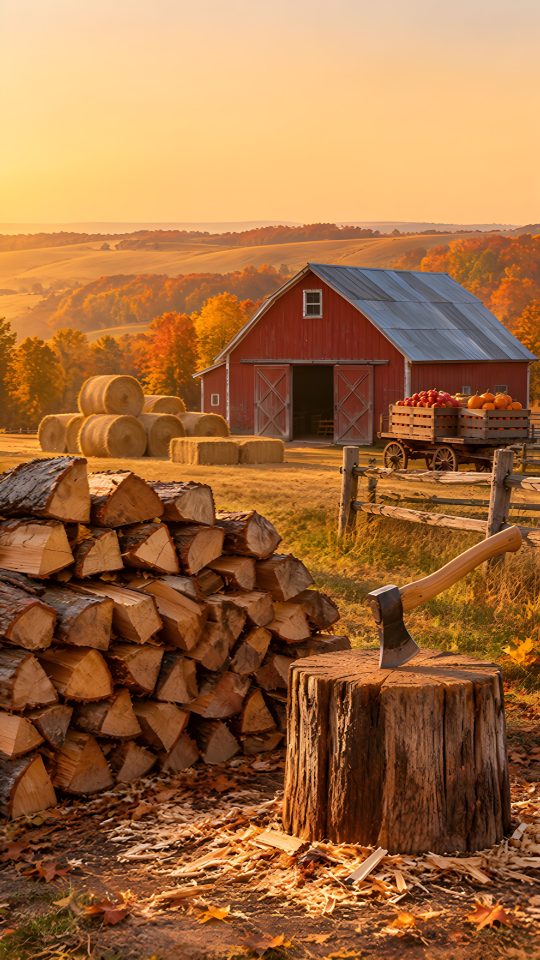
#> input picture art/farm.jpg, 1620 x 2880 px (shown at 1/3 size)
$ python flythrough.py ../art/farm.jpg ../art/farm.jpg ../art/farm.jpg ../art/farm.jpg 3
#> lines starting #> are read from the running program, lines starting #| are printed output that depends on the picture; after the words box and inside, x2 and y2 are one past the last pixel; in counts of white or black regions, pixels touching at a corner belong together
"""The hero fly-through for amazedsaints.com: a camera glides across the
golden-hour farm painting, through the open barn doors and into the barn.

The farm painting is split into three depth layers (sky and hills; the
barn with its hay bales and cart; the log pile, fence and near ground).
Each frame scales every layer by its own depth as the camera moves forward
(nearer layers grow faster) and pans toward the barn doors. A second
painting, the barn's inside, shows through the doorway: first as a warm
glow, then clearly, and at the end it fills the frame.

    python3 tools/flythrough.py FARM.jpg INSIDE_WIDE.jpg INSIDE_TALL.jpg OUT_DIR [frames]

Writes OUT_DIR/wide/NNN.webp (1600x900) and OUT_DIR/tall/NNN.webp
(720x1280). The site scrubs through them as the visitor scrolls.
"""
import math
import os
import sys
import numpy as np
from PIL import Image, ImageDraw, ImageFilter

SRC, INT_WIDE, INT_TALL, OUT = sys.argv[1:5]
N = int(sys.argv[5]) if len(sys.argv) > 5 else 96

paint = Image.open(SRC).convert("RGB")
#> paint is the input picture: PIL image 1620x2880 RGB; mean R, G, B 161, 109, 64.3
W, H = paint.size                      # 1620 x 2880
#> W = 1620; H = 2880
img = np.asarray(paint).astype(np.float32) / 255.0

DOOR = (878, 1102, 1002, 1318)         # the dark doorway (x0, y0, x1, y1)
FOCUS = np.array([940.0, 1215.0])      # where the camera heads


def poly_mask(points, blur=3):
#> called with blur = 4
    m = Image.new("L", (W, H), 0)
#> m: PIL image 1620x2880 L; every value is 0
    ImageDraw.Draw(m).polygon(points, fill=255)
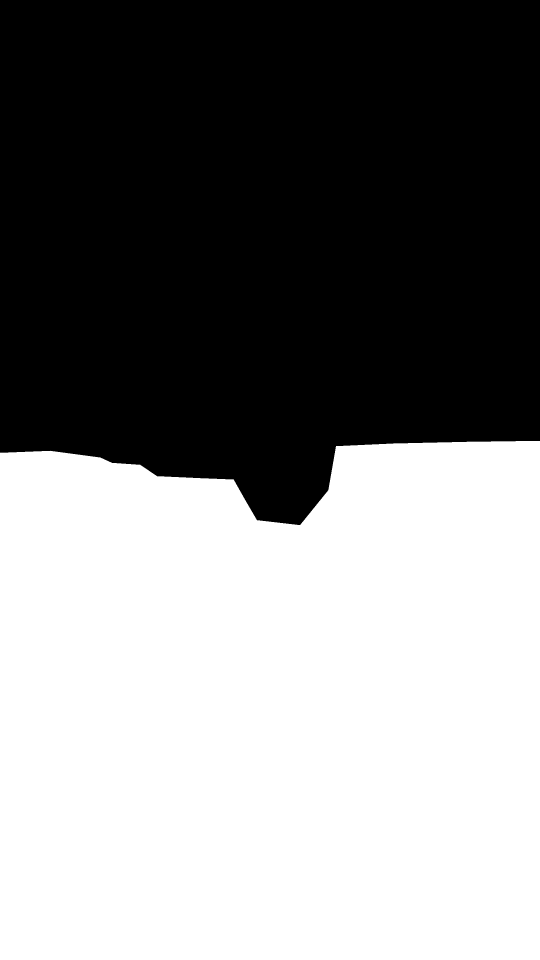
#> m: PIL image 1620x2880 L (shown at 1/3 size); 51.6% white; 1 black region, box (x1, y1, x2, y2) and area: (0, 0, 1620, 1575) 2257976
    if blur:
        m = m.filter(ImageFilter.GaussianBlur(blur))
    return np.asarray(m).astype(np.float32) / 255.0


# near layer: the log pile, the fence and all the ground below them
near = poly_mask([(0, 1358), (150, 1352), (300, 1372), (335, 1388), (420, 1394), (470, 1428), (600, 1434), (700, 1438), (735, 1500), (770, 1560),
                  (900, 1575), (985, 1470), (1008, 1338), (1180, 1330), (1400, 1325), (1620, 1322),
                  (1620, H), (0, H)], blur=4)
# middle layer: the barn, the hay bales, the cart and the yard in front
mid = poly_mask([(0, 1318), (95, 1300), (105, 1240), (160, 1185), (235, 1122), (330, 1118), (420, 1130),
                 (470, 1170), (560, 1150), (578, 1092), (640, 1080), (700, 1015), (925, 785), (1345, 788),
                 (1612, 1072), (1620, 1080), (1620, H), (0, H)], blur=3)   # (with all the ground in front)
#> in poly_mask (call 2), `ImageDraw.Draw(m).polygon(points, fill=255)`: m: PIL image 1620x2880 L; 65.7% white; 1 black region, box (x1, y1, x2, y2) and area: (0, 0, 1620, 1318) 1600309
mid = np.maximum(mid, near)            # (its lower part is hidden behind the near layer)
door = poly_mask([DOOR[:2], (DOOR[2], DOOR[1]), DOOR[2:], (DOOR[0], DOOR[3])], blur=2)
#> in poly_mask (call 3), `ImageDraw.Draw(m).polygon(points, fill=255)`: m: PIL image 1620x2880 L; 0.58% white; 1 white region, box (x1, y1, x2, y2) and area: (878, 1102, 1003, 1319) 27125


def inpaint(rgb, hole):
    """Fill the hole with colour pulled in from around it (pull-push)."""
    known = 1.0 - hole
    levels = []
    c, w = rgb * known[..., None], known.copy()
    while min(w.shape) > 4:
        levels.append((c, w))
        h2, w2 = (w.shape[0] // 2) * 2, (w.shape[1] // 2) * 2
        c = c[:h2, :w2].reshape(h2 // 2, 2, w2 // 2, 2, 3).sum((1, 3))
        w = w[:h2, :w2].reshape(h2 // 2, 2, w2 // 2, 2).sum((1, 3))
#> after the loop, levels = 9 items; w = [[262144, 262144, 262144], [262144, 210448.1, 159950.9], [79736.8, 13258.3, 0], [0, 0, 0], [0, 0, 0]]
    fill = c / np.maximum(w, 1e-6)[..., None]
    for c, w in reversed(levels):
        up = np.asarray(Image.fromarray((np.clip(fill, 0, 1) * 255).astype(np.uint8)).resize(
            (w.shape[1], w.shape[0]), Image.BILINEAR)).astype(np.float32) / 255.0
        own = c / np.maximum(w, 1e-6)[..., None]
        a = np.clip(w, 0, 1)[..., None]
        fill = own * a + up * (1 - a)
#> this loop made 9 passes
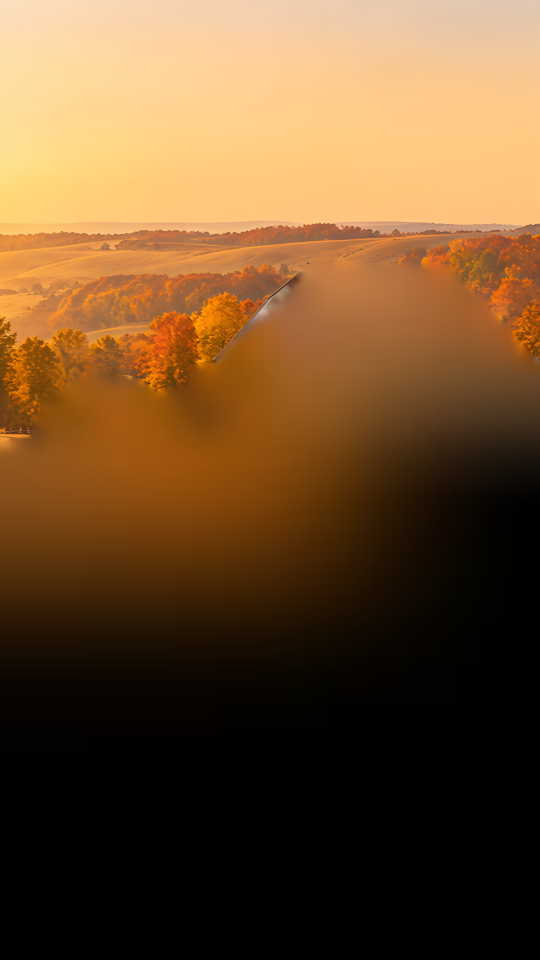
#> fill: shape (2880, 1620, 3) float32 (shown at 1/3 size); mean of channels 0, 1, 2 0.437, 0.31, 0.179; drawn as R, G, B
    return rgb * known[..., None] + fill * hole[..., None]
#> returned value: shape (2880, 1620, 3) float32


back_rgb = inpaint(img, np.clip(mid * 1.15, 0, 1))
# Behind the log pile and the fence the yard carries on: the smooth fill is
# mixed with real ground, a strip of the sunlit yard in front of the barn
# tiled (mirrored) over the hidden part, so it does not read as a smudge
# once the near layer has passed the camera.
hole = np.clip(near * 1.15 - 0.05, 0, 1)
smooth = inpaint(img, hole)
#> after the loop in inpaint (call 2), `while min(w.shape) > 4:`: w = [[262144, 262144, 262144], [262144, 262144, 262144], [180386.2, 232190.5, 155977.6], [0, 4864.7, 0], [0, 0, 0]]
#> the loop in inpaint (call 2), `for c, w in reversed(levels):` made 9 passes
#> after the loop in inpaint (call 2), `for c, w in reversed(levels):`:
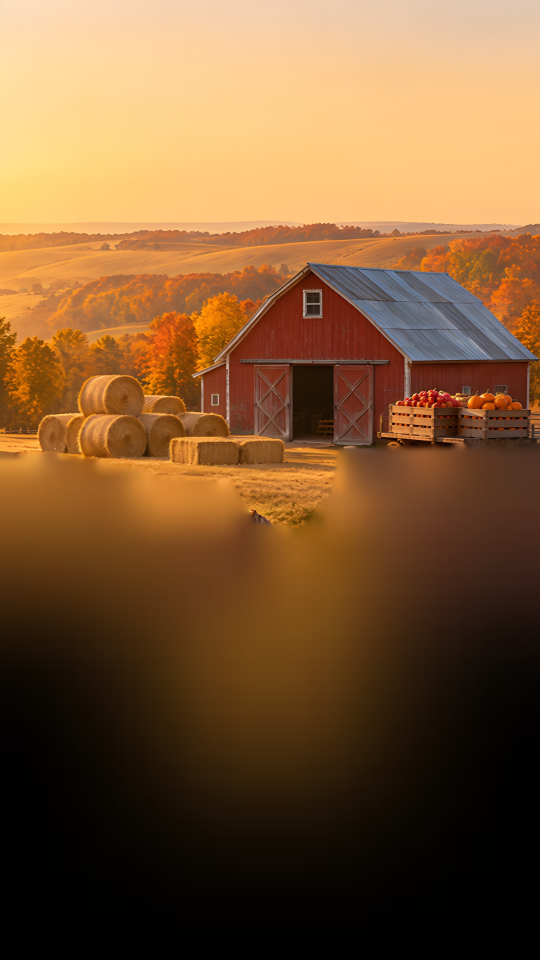
#> fill: shape (2880, 1620, 3) float32 (shown at 1/3 size); mean of channels 0, 1, 2 0.49, 0.347, 0.209; drawn as R, G, B
patch = img[1402:1466, 670:990]
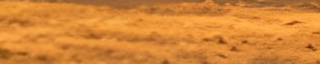
#> patch: shape (64, 320, 3) float32; mean R, G, B 0.834, 0.525, 0.214
tile = np.concatenate([patch, patch[::-1]], 0)
tile = np.concatenate([tile, tile[:, ::-1]], 1)
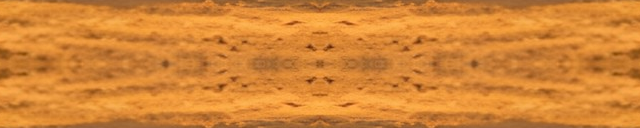
#> tile: shape (128, 640, 3) float32; mean R, G, B 0.834, 0.525, 0.214
ground = np.tile(tile, (H // tile.shape[0] + 1, W // tile.shape[1] + 1, 1))[:H, :W]
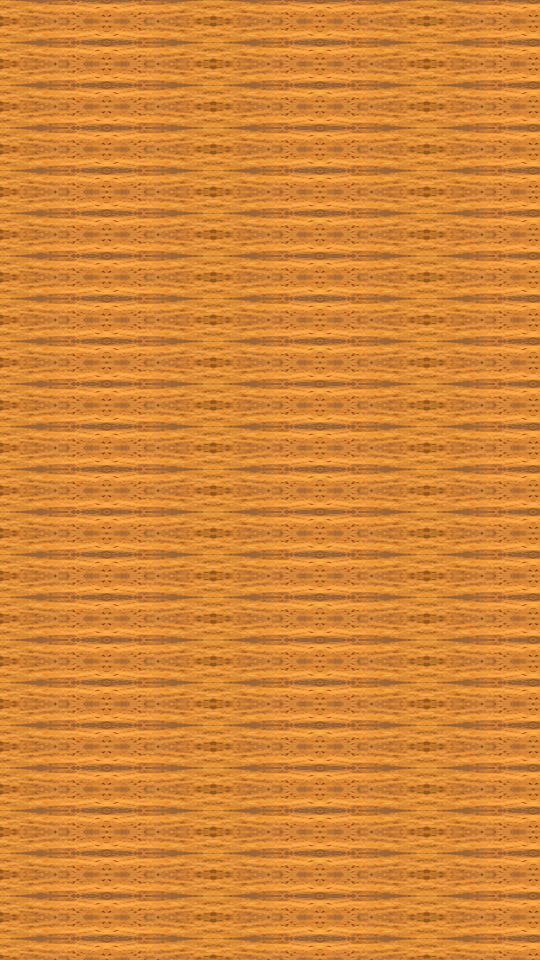
#> ground: shape (2880, 1620, 3) float32 (shown at 1/3 size); mean R, G, B 0.835, 0.523, 0.215
shade = np.clip(1.0 - (yy_ := (np.arange(H, dtype=np.float32)[:, None] - 1400) / 2400), 0.55, 1.0)[..., None]
filled = (0.3 * smooth + 0.7 * ground) * shade
mid_rgb = img * (1 - hole[..., None]) + filled * hole[..., None]


def rgba(rgb, alpha):
    a = np.dstack([np.clip(rgb, 0, 1), np.clip(alpha, 0, 1)[..., None]])
    return Image.fromarray((a * 255).astype(np.uint8), "RGBA")


L_BACK = Image.fromarray((back_rgb * 255).astype(np.uint8)).convert("RGBA")
L_NEAR = rgba(img, near)
L_MID = rgba(mid_rgb, mid)
#> in rgba (call 2), `a = np.dstack([np.clip(rgb, 0, 1), np.clip(alpha, 0, 1)[..., None]])`:
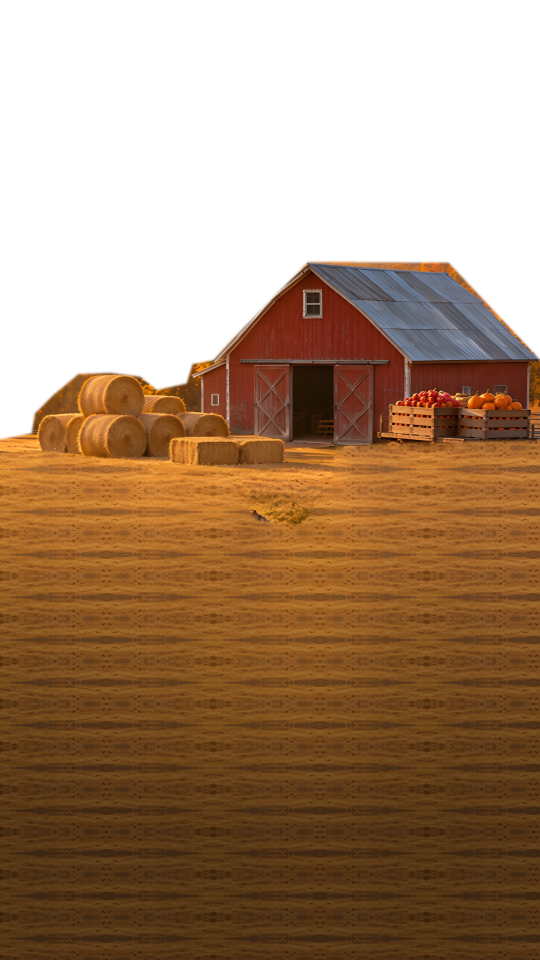
#> a: shape (2880, 1620, 4) float32 (shown at 1/3 size); mean R, G, B, A 0.619, 0.436, 0.253, 0.657; transparent parts drawn white
# the barn's inside, seen through the doorway (one painting per screen shape)
DOOR_MASK = Image.fromarray((door * 255).astype(np.uint8), "L")
INTERIOR = {"wide": Image.open(INT_WIDE).convert("RGB"), "tall": Image.open(INT_TALL).convert("RGB")}

# depth of each layer (in the same units the camera moves)
Z_BACK, Z_MID, Z_NEAR = 14.0, 4.0, 1.7
M_END = 15.0                                     # how many times bigger the barn is at the end


def ease(t):
    return t * t * (3 - 2 * t)


def clamp01(v):
    return max(0.0, min(1.0, v))


def frame(t, size, view_w, start_center, interior):
    ow, oh = size
    # the barn grows at a steady rate to the eye (each step the same percentage)
    e = t ** 1.15
    m_mid = math.exp(math.log(M_END) * e)
    k = Z_MID * (1 - 1 / m_mid)
    centre = start_center + (FOCUS - start_center) * ease(min(1.0, e * 1.6))
    out = Image.new("RGBA", size, (0, 0, 0, 255))
    base = view_w / ow                           # source px per output px at the start

    def coeffs(z):
        m = z / max(z - k, 1e-3)
        s = base / m
        # output (x, y) -> source (centre + (x - ow/2) * s, ...)
        return (s, 0, centre[0] - ow / 2 * s, 0, s, centre[1] - oh / 2 * s), m

    def place(layer, z, resample=Image.BICUBIC):
        c, m = coeffs(z)
        return layer.transform(size, Image.AFFINE, c, resample=resample), m

    back, _ = place(L_BACK, Z_BACK)
    out.alpha_composite(back)
    mid_l, _ = place(L_MID, Z_MID)
    out.alpha_composite(mid_l)

    # Through the doorway: the inside of the barn. Far off it is only a warm
    # glow; closer, the glow clears and the room is there. It is always big
    # enough to fill the part of the doorway that is on screen, and at the end
    # it fills the frame.
    mask, _ = place(DOOR_MASK, Z_MID, Image.BILINEAR)
    door_w, door_h = (DOOR[2] - DOOR[0]) * m_mid / base, (DOOR[3] - DOOR[1]) * m_mid / base
    iw, ih = interior.size
    S = max(min(door_w, ow) / iw, min(door_h, oh) / ih) * (1.04 + 0.08 * ease(clamp01((e - 0.55) / 0.45)))
    dx, dy = (FOCUS - centre) * m_mid / base + np.array([ow / 2, oh / 2])       # the doorway's middle on screen
    inner = interior.transform(size, Image.AFFINE, (1 / S, 0, iw / 2 - dx / S, 0, 1 / S, ih * 0.52 - dy / S),
                               resample=Image.BICUBIC)
    haze = 0.82 * (1 - ease(clamp01((e - 0.12) / 0.5)))
    if haze > 0:
        inner = Image.blend(inner, Image.new("RGB", size, (255, 222, 160)), haze)
    reveal = ease(clamp01(e / 0.22))
    m_arr = (np.asarray(mask).astype(np.float32) * reveal).astype(np.uint8)
    out.paste(inner, (0, 0), Image.fromarray(m_arr, "L"))

    if k < Z_NEAR * 0.86:                        # the near layer passes the camera and is gone
        near_l, mn = place(L_NEAR, Z_NEAR)
        if mn > 4.0:
            a = np.asarray(near_l).copy()
            a[..., 3] = (a[..., 3] * max(0.0, 1 - (mn - 4.0) / 3.0)).astype(np.uint8)
            near_l = Image.fromarray(a, "RGBA")
        out.alpha_composite(near_l)
    rgb = out.convert("RGB")
    # warm light spilling from the doorway onto the frame and the yard,
    # fading once the camera is close
    bloom = reveal * 0.55 * (1 - ease(clamp01((e - 0.45) / 0.4)))
    if bloom > 0.01:
        r = max(3.0, door_w * 0.35)
        halo = Image.fromarray(m_arr, "L").filter(ImageFilter.GaussianBlur(r))
        add = np.asarray(halo).astype(np.float32)[..., None] / 255.0 * np.array([255, 205, 130], np.float32) * bloom
        rgb = Image.fromarray(np.clip(np.asarray(rgb).astype(np.float32) + add, 0, 255).astype(np.uint8))
    return rgb


for name, size, view_w, start in (("wide", (1600, 900), 1620.0, np.array([810.0, 1055.0])),
                                   ("tall", (720, 1280), 1620.0, np.array([810.0, 1440.0]))):
    os.makedirs(os.path.join(OUT, name), exist_ok=True)
    for i in range(N):
        t = i / (N - 1)
        frame(t, size, view_w, start, INTERIOR[name]).save(
            os.path.join(OUT, name, "%03d.webp" % i), "WEBP", quality=70, method=6)
    print(name, "done")
#> this loop made 2 passes
